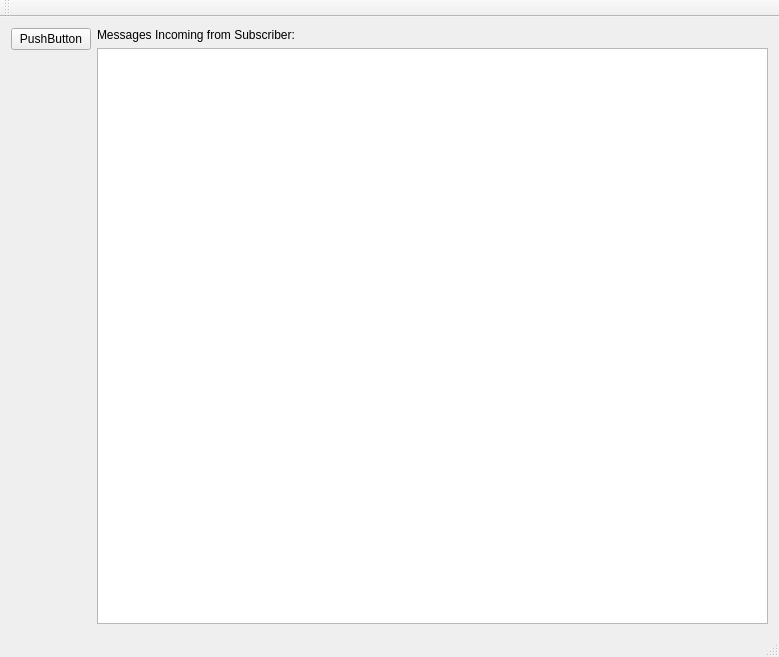
<?xml version="1.0" encoding="UTF-8"?>
<ui version="4.0">
 <class>MainWindow</class>
 <widget class="QMainWindow" name="MainWindow">
  <property name="geometry">
   <rect>
    <x>0</x>
    <y>0</y>
    <width>779</width>
    <height>657</height>
   </rect>
  </property>
  <property name="windowTitle">
   <string>MainWindow</string>
  </property>
  <widget class="QWidget" name="centralWidget">
   <layout class="QHBoxLayout" name="horizontalLayout">
    <item>
     <layout class="QVBoxLayout" name="verticalLayout">
      <item>
       <layout class="QGridLayout" name="ButtonLayout">
        <property name="sizeConstraint">
         <enum>QLayout::SetDefaultConstraint</enum>
        </property>
        <item row="1" column="0">
         <spacer name="verticalSpacer">
          <property name="orientation">
           <enum>Qt::Vertical</enum>
          </property>
          <property name="sizeHint" stdset="0">
           <size>
            <width>20</width>
            <height>40</height>
           </size>
          </property>
         </spacer>
        </item>
        <item row="0" column="0">
         <widget class="QPushButton" name="pushButton">
          <property name="text">
           <string>PushButton</string>
          </property>
         </widget>
        </item>
       </layout>
      </item>
     </layout>
    </item>
    <item>
     <layout class="QVBoxLayout" name="verticalLayout_2">
      <item>
       <widget class="QLabel" name="SubscriberMessagesLabel">
        <property name="text">
         <string>Messages Incoming from Subscriber:</string>
        </property>
       </widget>
      </item>
      <item>
       <widget class="QListWidget" name="SubscriberMessages">
        <property name="wordWrap">
         <bool>false</bool>
        </property>
        <property name="selectionRectVisible">
         <bool>false</bool>
        </property>
       </widget>
      </item>
     </layout>
    </item>
   </layout>
  </widget>
  <widget class="QMenuBar" name="menuBar">
   <property name="geometry">
    <rect>
     <x>0</x>
     <y>0</y>
     <width>779</width>
     <height>21</height>
    </rect>
   </property>
  </widget>
  <widget class="QToolBar" name="mainToolBar">
   <attribute name="toolBarArea">
    <enum>TopToolBarArea</enum>
   </attribute>
   <attribute name="toolBarBreak">
    <bool>false</bool>
   </attribute>
  </widget>
  <widget class="QStatusBar" name="statusBar"/>
 </widget>
 <layoutdefault spacing="6" margin="11"/>
 <resources/>
 <connections/>
</ui>
